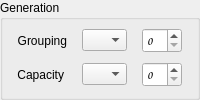
           <widget class="QGroupBox" name="groupBox">
            <property name="minimumSize">
             <size>
              <width>150</width>
              <height>0</height>
             </size>
            </property>
            <property name="title">
             <string>Generation</string>
            </property>
            <layout class="QGridLayout" name="gridLayout_3">
             <property name="leftMargin">
              <number>5</number>
             </property>
             <property name="topMargin">
              <number>5</number>
             </property>
             <property name="rightMargin">
              <number>5</number>
             </property>
             <property name="bottomMargin">
              <number>5</number>
             </property>
             <item row="0" column="0">
              <widget class="QLabel" name="label_21">
               <property name="sizePolicy">
                <sizepolicy hsizetype="Fixed" vsizetype="Preferred">
                 <horstretch>0</horstretch>
                 <verstretch>0</verstretch>
                </sizepolicy>
               </property>
               <property name="text">
                <string>Grouping</string>
               </property>
               <property name="alignment">
                <set>Qt::AlignRight|Qt::AlignTrailing|Qt::AlignVCenter</set>
               </property>
              </widget>
             </item>
             <item row="0" column="1">
              <widget class="QComboBox" name="cBGroup">
               <property name="sizePolicy">
                <sizepolicy hsizetype="Fixed" vsizetype="Fixed">
                 <horstretch>0</horstretch>
                 <verstretch>0</verstretch>
                </sizepolicy>
               </property>
               <property name="minimumSize">
                <size>
                 <width>45</width>
                 <height>0</height>
                </size>
               </property>
               <property name="maximumSize">
                <size>
                 <width>45</width>
                 <height>16777215</height>
                </size>
               </property>
              </widget>
             </item>
             <item row="0" column="2">
              <widget class="QSpinBox" name="sBGroup">
               <property name="sizePolicy">
                <sizepolicy hsizetype="Fixed" vsizetype="Fixed">
                 <horstretch>0</horstretch>
                 <verstretch>0</verstretch>
                </sizepolicy>
               </property>
               <property name="minimumSize">
                <size>
                 <width>40</width>
                 <height>0</height>
                </size>
               </property>
               <property name="maximumSize">
                <size>
                 <width>40</width>
                 <height>16777215</height>
                </size>
               </property>
               <property name="font">
                <font>
                 <family>Comic Sans MS</family>
                 <pointsize>9</pointsize>
                 <weight>75</weight>
                 <bold>true</bold>
                </font>
               </property>
               <property name="maximum">
                <number>6</number>
               </property>
              </widget>
             </item>
             <item row="1" column="0">
              <widget class="QLabel" name="label_29">
               <property name="sizePolicy">
                <sizepolicy hsizetype="Fixed" vsizetype="Preferred">
                 <horstretch>0</horstretch>
                 <verstretch>0</verstretch>
                </sizepolicy>
               </property>
               <property name="text">
                <string>Capacity</string>
               </property>
               <property name="alignment">
                <set>Qt::AlignRight|Qt::AlignTrailing|Qt::AlignVCenter</set>
               </property>
              </widget>
             </item>
             <item row="1" column="1">
              <widget class="QComboBox" name="cBCapa">
               <property name="sizePolicy">
                <sizepolicy hsizetype="Fixed" vsizetype="Fixed">
                 <horstretch>0</horstretch>
                 <verstretch>0</verstretch>
                </sizepolicy>
               </property>
               <property name="minimumSize">
                <size>
                 <width>45</width>
                 <height>0</height>
                </size>
               </property>
               <property name="maximumSize">
                <size>
                 <width>45</width>
                 <height>16777215</height>
                </size>
               </property>
              </widget>
             </item>
             <item row="1" column="2">
              <widget class="QSpinBox" name="sBCapa">
               <property name="sizePolicy">
                <sizepolicy hsizetype="Fixed" vsizetype="Fixed">
                 <horstretch>0</horstretch>
                 <verstretch>0</verstretch>
                </sizepolicy>
               </property>
               <property name="minimumSize">
                <size>
                 <width>40</width>
                 <height>0</height>
                </size>
               </property>
               <property name="maximumSize">
                <size>
                 <width>40</width>
                 <height>16777215</height>
                </size>
               </property>
               <property name="font">
                <font>
                 <family>Comic Sans MS</family>
                 <pointsize>9</pointsize>
                 <weight>75</weight>
                 <bold>true</bold>
                </font>
               </property>
               <property name="maximum">
                <number>11</number>
               </property>
              </widget>
             </item>
            </layout>
           </widget>
